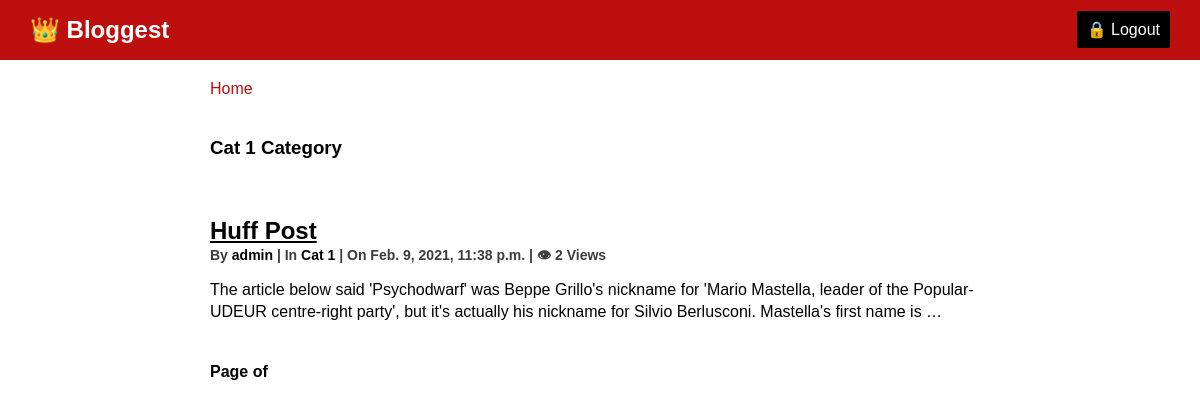
The app's page /post/cat/1/ (signed in) with its own data.
### blog/models.py (models this page shows, shortened)
class Category(models.Model):
    name = models.CharField(max_length=100, unique=True)
    creator = models.ForeignKey(User, on_delete=models.SET_NULL, null=True)
    class Meta:
        verbose_name_plural = "Categories"
    def __str__(self):
        return self.name

class Post(models.Model):
    title = models.CharField(max_length=200)
    content = models.TextField()
    pub_date = models.DateTimeField(auto_now_add=True)
    view_count = models.PositiveIntegerField(default=0)
    author = models.ForeignKey(User, on_delete=models.CASCADE)
    category = models.ForeignKey(Category, on_delete=models.SET_NULL, null=True)

### blog/views.py (the view)
# urls.py: url(r'^post/cat/(?P<pk>[\d]+)/$', views.PostCategory.as_view(), name='post_by_category'),
class PostCategory(ListView):
    model = Post
    template_name = 'blog/post_category.html'
    def get_queryset(self):
        self.category = get_object_or_404(Category, pk=self.kwargs['pk'])
        return Post.objects.filter(category=self.category)
    def get_context_data(self, **kwargs):
        context = super(PostCategory, self).get_context_data(**kwargs)
        context['category'] = self.category
        return context

### blog/templates/blog/post_category.html
{% extends 'blog/base.html' %}
{% block content %}
    <div>
        <h3>{{ category.name }} Category</h3>
    </div>
    {% for post in post_list %}
        <div class="blog-item">
            <h2><a href="{% url 'post_detail' post.pk %}">{{ post.title }}</a></h2>
            <div class="info">
                By <span><a href="#">{{ post.author }}</a></span> | In <span><a href="#">{{ post.category }}</a></span> | On <span>{{ post.pub_date }}</span> | &#x1f441 <span>{{ post.view_count }} Views</span>
            </div>
            <p>     {{ post.content|truncatewords:30 }}      </p>
        </div>
    {% empty %}
        <div>
            <h3>There are no posts yet.</h3>
        </div>
    {% endfor %}
    {% include 'blog/pagination_links.html' %}
{% endblock %}

### blog/static/blog/css/style.css (style rules this page uses)
:root { --primary: rgb(190, 15, 15); --primary-light: rgb(212, 47, 47); --secondary: #000; --light-dark: #3d3d3d; --lighter-dark: #5e5d5d; }
body { font-family: 'Montserrat', sans-serif; }
h2 { margin: 0; }
a { text-decoration: none; color: var(--secondary); }
nav > h2, p { margin: 0; }
.content-wrapper > div { grid-column: 2; max-width: 780px; margin: 20px 0; }
.blog-item h2 a { color: var(--secondary); text-decoration: underline; }
.blog-item .info { margin-bottom: 10px; font-size: 14px; font-weight: 600; color: var(--light-dark); }
.blog-item p { line-height: 22px; }

### records on screen
Category: name "Cat 1"
Post: title "Huff Post", author "admin", category "Cat 1", pub_date "Feb. 9, 2021, 11:38 p.m.", view_count "2", content "The article below said 'Psychodwarf' was Beppe Grillo's nickname for 'Mario Mastella, leader of the Popular-UDEUR centre-right party', but it's actually his nickname for Silvio Berlusconi. Mastella's first name is …"
